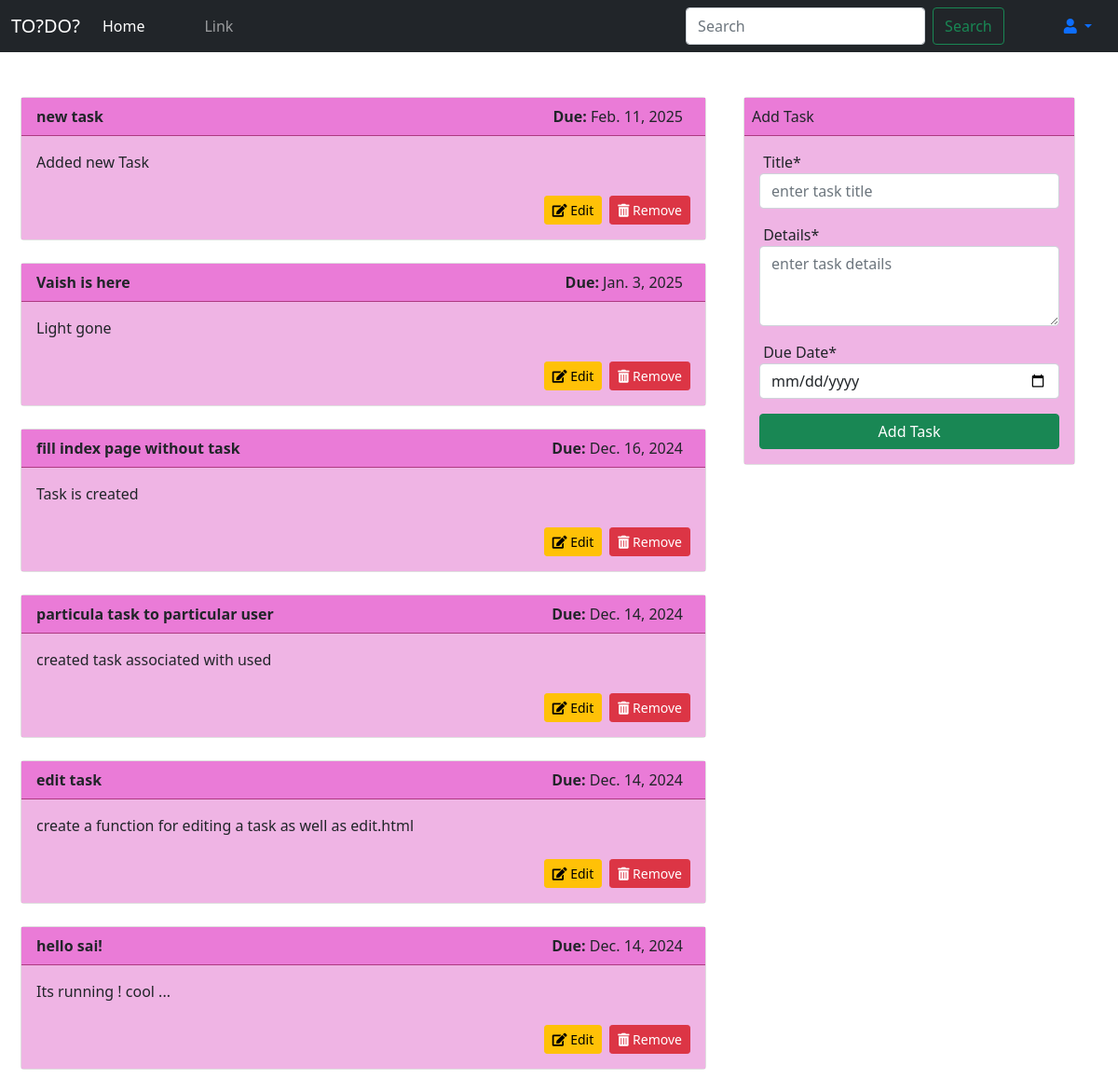
Page /search (signed in) on the committed database.
### todoapp/models.py (models this page shows, shortened)
class Task(models.Model):
    title = models.CharField(max_length=255,help_text="enter task title")
    description = models.TextField(help_text="enter task details")
    due_date = models.DateField(help_text="enter deadline of task")
    create_time = models.DateTimeField(help_text="task is created at")
    edit_time = models.DateTimeField(help_text="task is edited at",blank=True,null=True)
    user = models.ForeignKey(User, verbose_name=("User"), on_delete=models.CASCADE)

### todoapp/views.py (the view)
# urls.py: path('search',views.search_task, name='search_task'),
def search_task(request):
    q = request.GET.get('query', '')
    if q:
        item_list = Task.objects.filter(title__icontains=q)
    else:
        item_list = Task.objects.all().order_by("-create_time")
    context = {
        'item_list':item_list
    }
    return render(request,'index.html', context)

### templates/index.html (shortened to what this page needs)
{% load static %}
{% load crispy_forms_tags %}
<!DOCTYPE html>
<html lang="en">
<head>
    <link href="https://cdn.jsdelivr.net/npm/bootstrap@5.0.2/dist/css/bootstrap.min.css" rel="stylesheet">
    <link rel="stylesheet" href="https://cdnjs.cloudflare.com/ajax/libs/font-awesome/5.15.4/css/all.min.css">
    <link rel="stylesheet" href="{% static '/style.css' %}">
</head>
<body>
<nav class="navbar navbar-expand-lg navbar-dark bg-dark">
  <div class="container-fluid d-flex justify-content-between align-items-center">
      <a class="navbar-brand" href="#">TO?DO?</a>
      <div class="collapse navbar-collapse" id="navbarSupportedContent">
          <ul class="navbar-nav gap-5">
              <li class="nav-item">
                  <a class="nav-link active" aria-current="page" href="/">Home</a>
              </li>
              <li class="nav-item">
                  <a class="nav-link" href="#">Link</a>
              </li>
          </ul>
          <div class="d-flex ms-auto gap-5">
              <form class="d-flex" role="search" action="{% url 'search_task' %}" method="GET">
                  <input class="form-control me-2" type="search" name="query" placeholder="Search" aria-label="Search">
                  <button class="btn btn-outline-success" type="submit">Search</button>
              </form>
              <div class="nav-item dropdown">
                  <a class="nav-link dropdown-toggle" href="#" id="navbarDropdown" role="button" data-bs-toggle="dropdown"
                      aria-expanded="false">
                      <i class="fas fa-user"></i>
                  </a>
              </div>
          </div>
      </div>
  </div>
</nav>
      <div class="container mt-5">
        <div class="row d-flex gap-3">
            <div class="col-md-8 custom-left">
            {% if user.is_authenticated %}
              {% for x in item_list %}
                  <div class="card rounded-sm">
                      <div class="custom-header d-flex justify-content-between align-items-center p-2">
                             <b class="d-flex ms-2">{{ x.title }}</b>
                             <time class="d-flex me-3"><b>Due:&nbsp;</b>{{ x.due_date }}</time>
                      </div>
                      <div class="card-body">
                          <p>{{ x.description }}</p>
                          <div class="d-flex justify-content-end mt-4">
                              <a href="{% url 'edit_task' x.id %}" class="btn btn-warning btn-sm me-2 rounded-sm"><i class="fas fa-edit"></i> Edit</a>
                              <a href="{% url 'remove_task' x.id %}" class="btn btn-danger btn-sm rounded-sm"><i class="fas fa-trash-alt"></i> Remove</a>
                          </div>
                      </div>
                  </div>
                  <br>
                  {% empty %}
                  <p> No Task Found !</p>
              {% endfor %}
            {% endif %}
            </div>
            <div class="col-md-4">
                <div class="card rounded-sm">
                    <div class="custom-header p-2">Add Task</div>
                    <div class="card-body">
                        <form method="POST" action="{% url 'add_task' %}">
                             <div class="mb-3">
                                <label for="taskTitle" class="taskTitle">&nbsp;Title*</label>
                                <input type="text" class="form-control" name="title" placeholder="enter task title" required>
                             </div>
                             <div class="mb-3">
                                <label for="taskDescription" class="description">&nbsp;Details*</label>
                                <textarea class="form-control" id="taskDescription" rows="3" name="description" placeholder="enter task details"></textarea>
                             </div>
                             <div class="mb-3">
                                <label for="taskDueDate" class="taskDueDate">&nbsp;Due Date*</label>
                                <input type="date" class="form-control" name="due_date">
                             </div>
                             <div class="d-grid">
                                <button type="submit" class="btn btn-success rounded-sm">Add Task</button>
                             </div>
                        </form>
                    </div>
                </div>
            </div>
        </div>
      </div>
</body>
</html>

### static/style.css (style rules this page uses)
.custom-header { background-color: #ea7bd7; border-bottom: 1px solid #ae3a81; padding: 10px 15px; }
.card-body { background-color: #eda9e0de; }
.custom-left { margin-left: -20px; }

### rows in the picture
Task: title "new task", due_date "Feb. 11, 2025", description "Added new Task"
Task: title "Vaish is here", due_date "Jan. 3, 2025", description "Light gone"
Task: title "fill index page without task", due_date "Dec. 16, 2024", description "Task is created"
Task: title "particula task to particular user", due_date "Dec. 14, 2024", description "created task associated with used"
Task: title "edit task", due_date "Dec. 14, 2024", description "create a function for editing a task as well as edit.html"
Task: title "hello sai!", due_date "Dec. 14, 2024", description "Its running ! cool ..."
